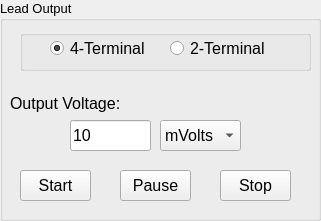
             <widget class="QGroupBox" name="groupBox_3">
              <property name="geometry">
               <rect>
                <x>0</x>
                <y>590</y>
                <width>321</width>
                <height>221</height>
               </rect>
              </property>
              <property name="font">
               <font>
                <pointsize>10</pointsize>
               </font>
              </property>
              <property name="title">
               <string>Lead Output</string>
              </property>
              <widget class="QGroupBox" name="groupBox_4">
               <property name="geometry">
                <rect>
                 <x>20</x>
                 <y>30</y>
                 <width>291</width>
                 <height>41</height>
                </rect>
               </property>
               <property name="title">
                <string/>
               </property>
               <widget class="QRadioButton" name="radioButtonK2_Lead4">
                <property name="geometry">
                 <rect>
                  <x>30</x>
                  <y>10</y>
                  <width>101</width>
                  <height>17</height>
                 </rect>
                </property>
                <property name="font">
                 <font>
                  <pointsize>12</pointsize>
                 </font>
                </property>
                <property name="text">
                 <string>4-Terminal</string>
                </property>
                <property name="checked">
                 <bool>true</bool>
                </property>
               </widget>
               <widget class="QRadioButton" name="radioButtonK2_Lead2">
                <property name="geometry">
                 <rect>
                  <x>150</x>
                  <y>10</y>
                  <width>101</width>
                  <height>17</height>
                 </rect>
                </property>
                <property name="font">
                 <font>
                  <pointsize>12</pointsize>
                 </font>
                </property>
                <property name="text">
                 <string>2-Terminal</string>
                </property>
               </widget>
              </widget>
              <widget class="QLabel" name="label_26">
               <property name="geometry">
                <rect>
                 <x>10</x>
                 <y>90</y>
                 <width>121</width>
                 <height>27</height>
                </rect>
               </property>
               <property name="font">
                <font>
                 <pointsize>12</pointsize>
                </font>
               </property>
               <property name="text">
                <string>Output Voltage:</string>
               </property>
              </widget>
              <widget class="QLineEdit" name="lineEditK2_LeadOutput">
               <property name="geometry">
                <rect>
                 <x>70</x>
                 <y>120</y>
                 <width>81</width>
                 <height>31</height>
                </rect>
               </property>
               <property name="font">
                <font>
                 <pointsize>12</pointsize>
                </font>
               </property>
               <property name="text">
                <string>10</string>
               </property>
              </widget>
              <widget class="QComboBox" name="comboBoxK2_LeadOutput">
               <property name="geometry">
                <rect>
                 <x>160</x>
                 <y>120</y>
                 <width>81</width>
                 <height>31</height>
                </rect>
               </property>
               <property name="font">
                <font>
                 <pointsize>12</pointsize>
                </font>
               </property>
               <property name="currentIndex">
                <number>1</number>
               </property>
               <item>
                <property name="text">
                 <string>Volts</string>
                </property>
               </item>
               <item>
                <property name="text">
                 <string>mVolts</string>
                </property>
               </item>
               <item>
                <property name="text">
                 <string>uVolts</string>
                </property>
               </item>
               <item>
                <property name="text">
                 <string>nVolts</string>
                </property>
               </item>
              </widget>
              <widget class="QPushButton" name="pushButtonK2_Start">
               <property name="geometry">
                <rect>
                 <x>20</x>
                 <y>170</y>
                 <width>71</width>
                 <height>31</height>
                </rect>
               </property>
               <property name="font">
                <font>
                 <pointsize>12</pointsize>
                </font>
               </property>
               <property name="text">
                <string>Start</string>
               </property>
              </widget>
              <widget class="QPushButton" name="pushButtonK2_Pause">
               <property name="geometry">
                <rect>
                 <x>120</x>
                 <y>170</y>
                 <width>71</width>
                 <height>31</height>
                </rect>
               </property>
               <property name="font">
                <font>
                 <pointsize>12</pointsize>
                </font>
               </property>
               <property name="text">
                <string>Pause</string>
               </property>
              </widget>
              <widget class="QPushButton" name="pushButtonK2_Stop">
               <property name="geometry">
                <rect>
                 <x>220</x>
                 <y>170</y>
                 <width>71</width>
                 <height>31</height>
                </rect>
               </property>
               <property name="font">
                <font>
                 <pointsize>12</pointsize>
                </font>
               </property>
               <property name="text">
                <string>Stop</string>
               </property>
              </widget>
             </widget>
